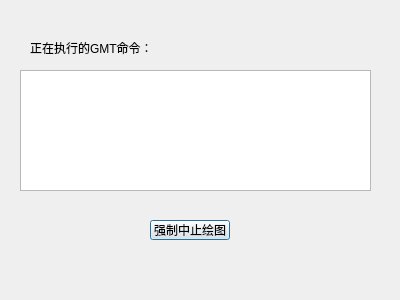
<?xml version="1.0" encoding="UTF-8"?>
<ui version="4.0">
 <class>waiting_thread</class>
 <widget class="QDialog" name="waiting_thread">
  <property name="geometry">
   <rect>
    <x>0</x>
    <y>0</y>
    <width>400</width>
    <height>300</height>
   </rect>
  </property>
  <property name="minimumSize">
   <size>
    <width>400</width>
    <height>300</height>
   </size>
  </property>
  <property name="maximumSize">
   <size>
    <width>400</width>
    <height>300</height>
   </size>
  </property>
  <property name="windowTitle">
   <string>Dialog</string>
  </property>
  <widget class="QPushButton" name="stop_thread">
   <property name="geometry">
    <rect>
     <x>150</x>
     <y>220</y>
     <width>80</width>
     <height>20</height>
    </rect>
   </property>
   <property name="text">
    <string>强制中止绘图</string>
   </property>
  </widget>
  <widget class="QTextBrowser" name="gmt_cmd">
   <property name="geometry">
    <rect>
     <x>20</x>
     <y>70</y>
     <width>351</width>
     <height>121</height>
    </rect>
   </property>
  </widget>
  <widget class="QLabel" name="label">
   <property name="geometry">
    <rect>
     <x>30</x>
     <y>40</y>
     <width>231</width>
     <height>16</height>
    </rect>
   </property>
   <property name="text">
    <string>正在执行的GMT命令：</string>
   </property>
  </widget>
 </widget>
 <resources/>
 <connections/>
</ui>
